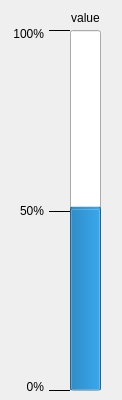
<?xml version="1.0" encoding="UTF-8"?>
<ui version="4.0">
 <class>FormBufferLoadout</class>
 <widget class="QDialog" name="FormBufferLoadout">
  <property name="geometry">
   <rect>
    <x>0</x>
    <y>0</y>
    <width>122</width>
    <height>400</height>
   </rect>
  </property>
  <property name="minimumSize">
   <size>
    <width>122</width>
    <height>400</height>
   </size>
  </property>
  <property name="maximumSize">
   <size>
    <width>122</width>
    <height>400</height>
   </size>
  </property>
  <property name="windowTitle">
   <string>Loadout</string>
  </property>
  <widget class="QProgressBar" name="progressBar">
   <property name="geometry">
    <rect>
     <x>70</x>
     <y>30</y>
     <width>31</width>
     <height>361</height>
    </rect>
   </property>
   <property name="value">
    <number>50</number>
   </property>
   <property name="alignment">
    <set>Qt::AlignLeading|Qt::AlignLeft|Qt::AlignVCenter</set>
   </property>
   <property name="textVisible">
    <bool>false</bool>
   </property>
   <property name="orientation">
    <enum>Qt::Vertical</enum>
   </property>
   <property name="invertedAppearance">
    <bool>false</bool>
   </property>
  </widget>
  <widget class="Line" name="line">
   <property name="geometry">
    <rect>
     <x>49</x>
     <y>380</y>
     <width>21</width>
     <height>20</height>
    </rect>
   </property>
   <property name="frameShadow">
    <enum>QFrame::Plain</enum>
   </property>
   <property name="orientation">
    <enum>Qt::Horizontal</enum>
   </property>
  </widget>
  <widget class="Line" name="line_2">
   <property name="geometry">
    <rect>
     <x>49</x>
     <y>201</y>
     <width>21</width>
     <height>20</height>
    </rect>
   </property>
   <property name="frameShadow">
    <enum>QFrame::Plain</enum>
   </property>
   <property name="orientation">
    <enum>Qt::Horizontal</enum>
   </property>
  </widget>
  <widget class="Line" name="line_3">
   <property name="geometry">
    <rect>
     <x>49</x>
     <y>20</y>
     <width>21</width>
     <height>20</height>
    </rect>
   </property>
   <property name="frameShadow">
    <enum>QFrame::Plain</enum>
   </property>
   <property name="orientation">
    <enum>Qt::Horizontal</enum>
   </property>
  </widget>
  <widget class="QLabel" name="label">
   <property name="geometry">
    <rect>
     <x>13</x>
     <y>377</y>
     <width>31</width>
     <height>20</height>
    </rect>
   </property>
   <property name="text">
    <string>0%</string>
   </property>
   <property name="alignment">
    <set>Qt::AlignRight|Qt::AlignTrailing|Qt::AlignVCenter</set>
   </property>
  </widget>
  <widget class="QLabel" name="label_2">
   <property name="geometry">
    <rect>
     <x>13</x>
     <y>201</y>
     <width>31</width>
     <height>20</height>
    </rect>
   </property>
   <property name="text">
    <string>50%</string>
   </property>
   <property name="alignment">
    <set>Qt::AlignRight|Qt::AlignTrailing|Qt::AlignVCenter</set>
   </property>
  </widget>
  <widget class="QLabel" name="label_3">
   <property name="geometry">
    <rect>
     <x>13</x>
     <y>24</y>
     <width>31</width>
     <height>20</height>
    </rect>
   </property>
   <property name="text">
    <string>100%</string>
   </property>
   <property name="alignment">
    <set>Qt::AlignRight|Qt::AlignTrailing|Qt::AlignVCenter</set>
   </property>
  </widget>
  <widget class="QLabel" name="labelValue">
   <property name="geometry">
    <rect>
     <x>50</x>
     <y>10</y>
     <width>71</width>
     <height>16</height>
    </rect>
   </property>
   <property name="text">
    <string>value</string>
   </property>
   <property name="alignment">
    <set>Qt::AlignCenter</set>
   </property>
  </widget>
 </widget>
 <resources/>
 <connections/>
</ui>
